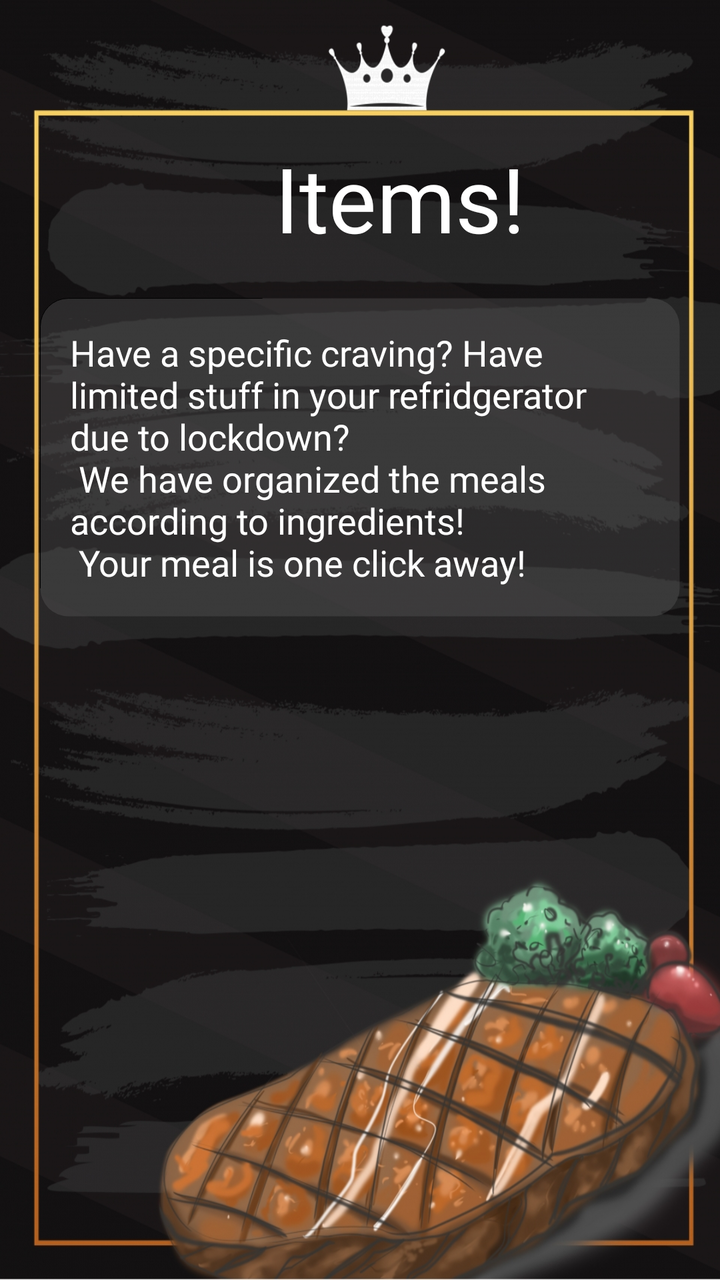
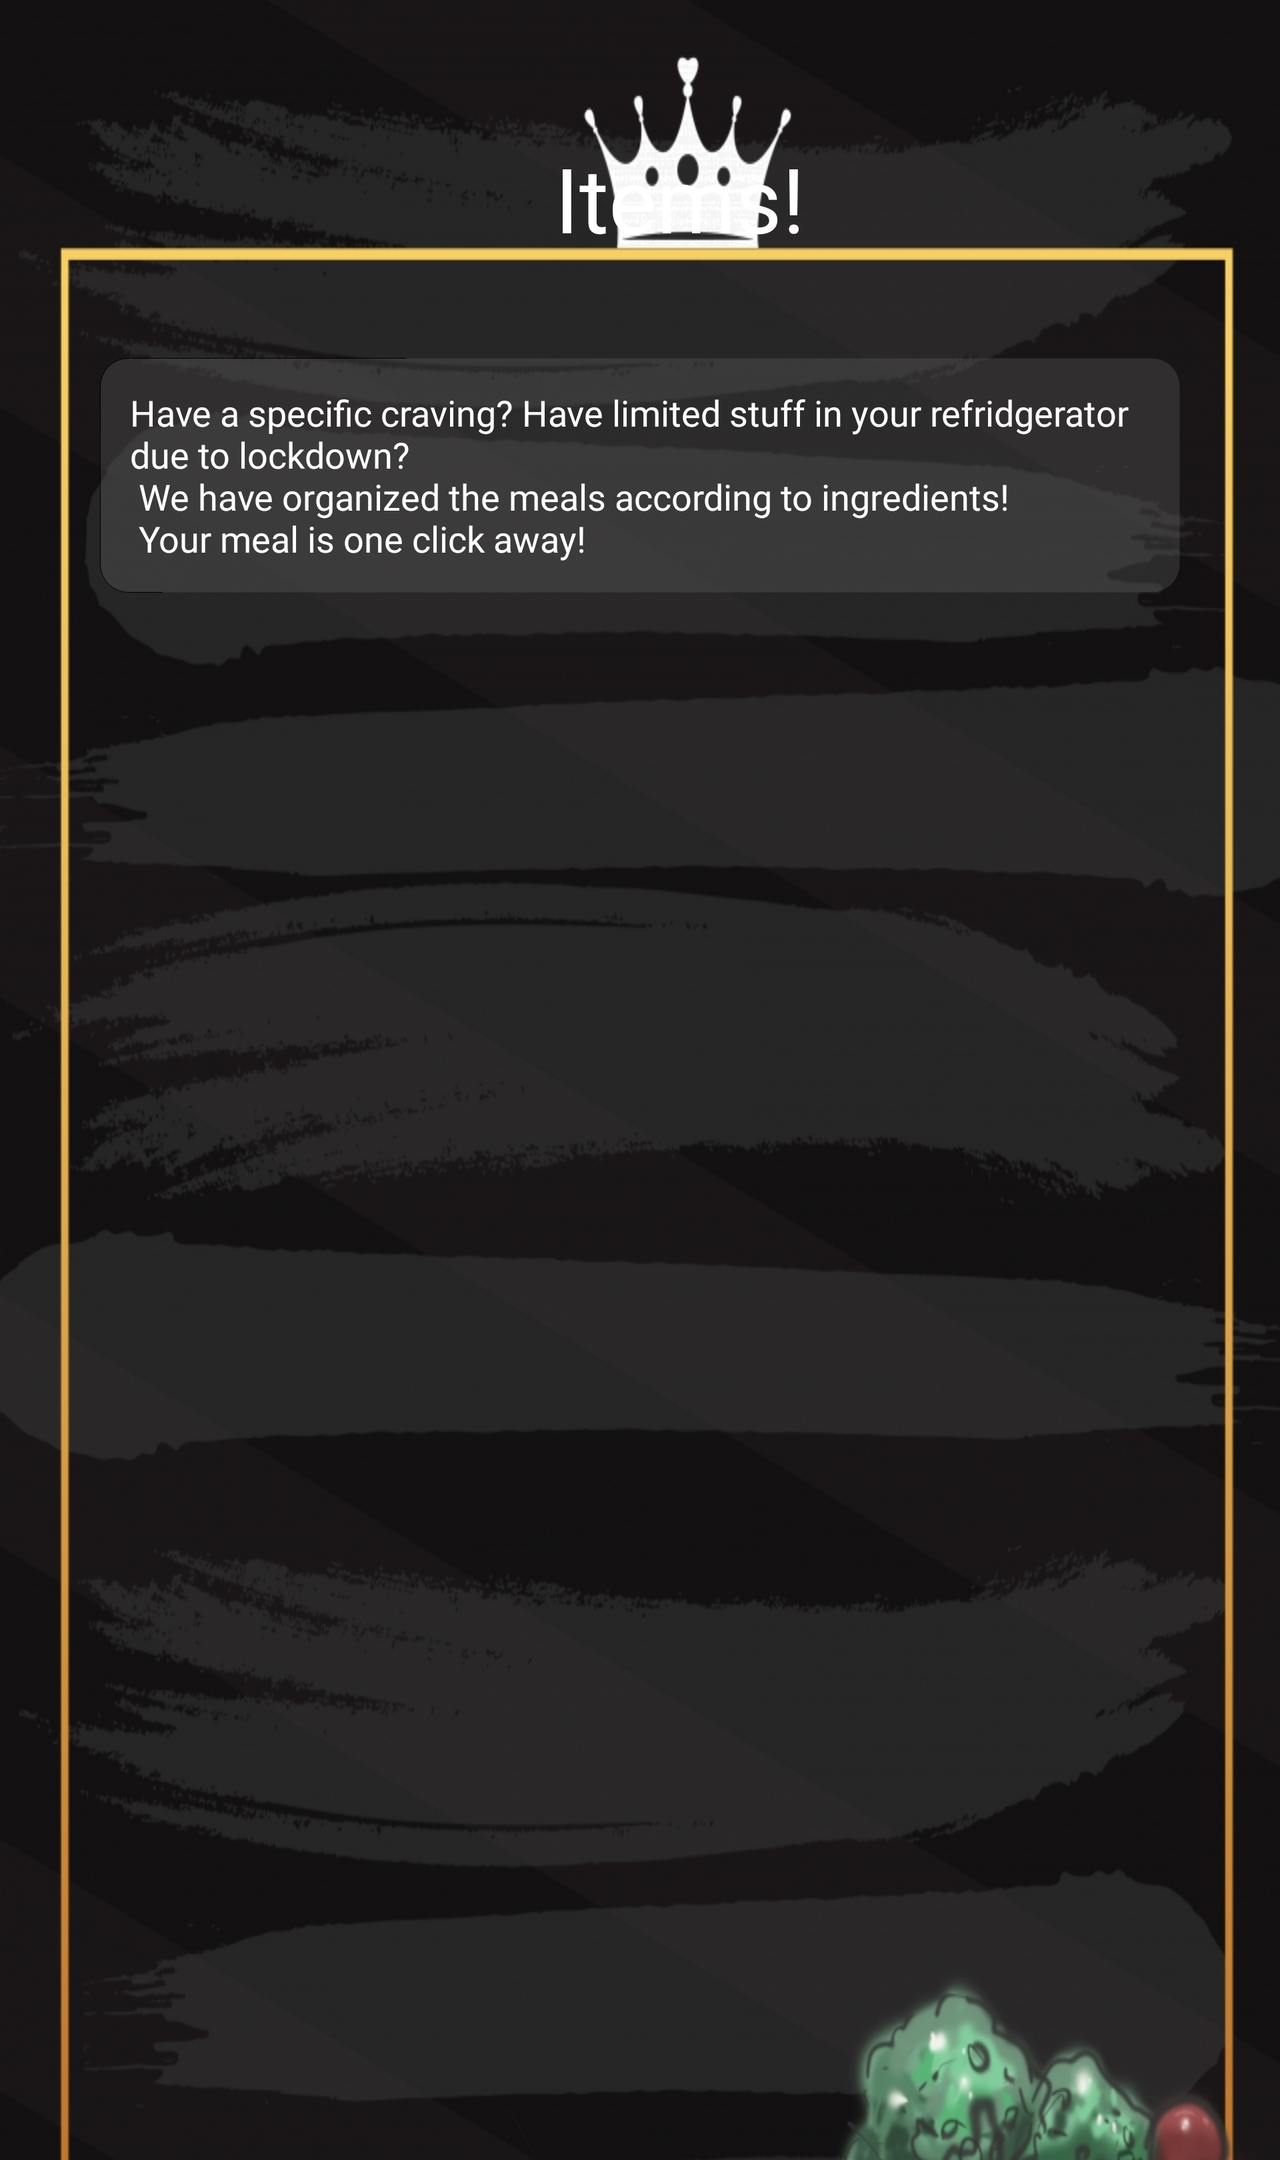

First picture: res/layout/ on a phone held upright. Second picture: the repository's own variant of that layout, on a device whose configuration matches the variant's folder. Source for both follows.
<!-- AndroidManifest.xml: application theme AppTheme -->
<!-- res/layout/fragment_gallery.xml -->
<?xml version="1.0" encoding="utf-8"?>
<LinearLayout xmlns:android="http://schemas.android.com/apk/res/android"
    xmlns:app="http://schemas.android.com/apk/res-auto"
    xmlns:tools="http://schemas.android.com/tools"
    android:layout_width="match_parent"
    android:layout_height="match_parent"
    android:background="@drawable/blackkkk"
    android:orientation="vertical"
    tools:context=".ui.gallery.GalleryFragment">

    <TextView
        android:id="@+id/text_gallery"
        style="@style/TextAppearance.AppCompat.Small"
        android:layout_width="match_parent"
        android:layout_height="wrap_content"
        android:gravity="center_horizontal"
        android:textAlignment="center" />


    <TextView
        style="@style/TextAppearance.AppCompat.Display2"
        android:layout_width="wrap_content"
        android:layout_height="wrap_content"
        android:layout_gravity="center"
        android:layout_marginTop="50dp"
        android:textColor="@android:color/white"
        android:layout_marginLeft="20dp"
        android:fontFamily="@font/luckiest_guy"
        android:text="Items!">


    </TextView>

    <TextView
        android:id="@+id/faf"
        android:layout_margin="20dp"

        style="@style/TextAppearance.AppCompat.Medium"
        android:layout_width="match_parent"
        android:layout_height="wrap_content"
        android:background="@drawable/recycle_curved"
        android:fontFamily="@font/nothing_you_could_do"
        android:padding="15dp"

        android:text="Have a specific craving? Have limited stuff in your refridgerator due to lockdown? \n We have organized the meals according to ingredients! \n Your meal is one click away!"
        android:textColor="@android:color/white">

    </TextView>
    <ProgressBar
        android:layout_width="match_parent"
        android:layout_height="wrap_content"
        android:visibility="gone"
        android:id="@+id/loading1"
        android:indeterminate="true">

    </ProgressBar>

    <androidx.recyclerview.widget.RecyclerView
        android:id="@+id/Recycler_Items"
        android:layout_width="match_parent"
        android:layout_margin="20dp"
        android:layout_height="wrap_content">

    </androidx.recyclerview.widget.RecyclerView>

</LinearLayout>
<!-- resources referenced by this layout -->
<resources>
  <!-- drawable blackkkk: jpg bitmap (drawable, 535730 bytes) -->
  <!-- drawable recycle_curved (drawable) -->
  <?xml version="1.0" encoding="UTF-8"?>
  <shape xmlns:android="http://schemas.android.com/apk/res/android">
      <solid android:color="#4D696969"/>
  
      <stroke android:width="0.35dp"
          android:color="#ff000000"
          android:dashWidth="250dp"
          android:dashGap="1000dp"
          />
  
      <padding android:left="1dp"
          android:top="1dp"
          android:right="1dp"
          android:bottom="1dp"
          />
  
      <corners android:bottomRightRadius="14dp" android:bottomLeftRadius="14dp"
          android:topLeftRadius="14dp" android:topRightRadius="14dp"/>
  </shape>
  <style name="AppTheme" parent="Theme.AppCompat.Light.DarkActionBar">
          
          <item name="colorPrimary">#3E292B</item>
          <item name="colorPrimaryDark">#3A2323</item>
          <item name="colorAccent">@color/colorAccent</item>
      </style>
</resources>
<!-- res/layout-land/fragment_gallery.xml (the repository's variant of the layout above) -->
<!-- drawn on the phone turned sideways -->
<?xml version="1.0" encoding="utf-8"?>
<ScrollView xmlns:android="http://schemas.android.com/apk/res/android"
    xmlns:app="http://schemas.android.com/apk/res-auto"
    xmlns:tools="http://schemas.android.com/tools"
    android:layout_width="match_parent"
    android:layout_height="match_parent"
    android:background="@drawable/blackkkk"
    android:orientation="vertical"
    tools:context=".ui.gallery.GalleryFragment">
    <LinearLayout
        android:layout_width="match_parent"
        android:layout_height="match_parent"
        android:orientation="vertical"
        >

        <TextView
            android:id="@+id/text_gallery"
            style="@style/TextAppearance.AppCompat.Small"
            android:layout_width="match_parent"
            android:layout_height="wrap_content"
            android:gravity="center_horizontal"
            android:textAlignment="center" />


        <TextView
            style="@style/TextAppearance.AppCompat.Display2"
            android:layout_width="wrap_content"
            android:layout_height="wrap_content"
            android:layout_gravity="center"
            android:layout_marginTop="50dp"
            android:textColor="@android:color/white"
            android:layout_marginLeft="20dp"
            android:fontFamily="@font/luckiest_guy"
            android:text="Items!">


        </TextView>

        <TextView
            android:id="@+id/faf"
            android:layout_margin="50dp"

            style="@style/TextAppearance.AppCompat.Medium"
            android:layout_width="match_parent"
            android:layout_height="wrap_content"
            android:background="@drawable/recycle_curved"
            android:fontFamily="@font/nothing_you_could_do"
            android:padding="15dp"

            android:text="Have a specific craving? Have limited stuff in your refridgerator due to lockdown? \n We have organized the meals according to ingredients! \n Your meal is one click away!"
            android:textColor="@android:color/white">

        </TextView>
        <ProgressBar
            android:layout_width="match_parent"
            android:layout_height="wrap_content"
            android:visibility="gone"
            android:id="@+id/loading1"
            android:indeterminate="true">

        </ProgressBar>

        <androidx.recyclerview.widget.RecyclerView
            android:id="@+id/Recycler_Items"
            android:layout_width="match_parent"
            android:layout_margin="50dp"
            android:layout_height="wrap_content">

        </androidx.recyclerview.widget.RecyclerView>

    </LinearLayout>

</ScrollView>
